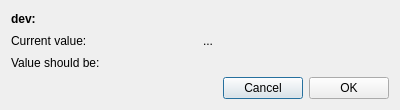
<?xml version="1.0" encoding="UTF-8"?>
<ui version="4.0">
 <class>Dialog</class>
 <widget class="QDialog" name="Dialog">
  <property name="geometry">
   <rect>
    <x>0</x>
    <y>0</y>
    <width>400</width>
    <height>110</height>
   </rect>
  </property>
  <property name="windowTitle">
   <string>new position</string>
  </property>
  <layout class="QGridLayout" name="gridLayout">
   <item row="1" column="1">
    <widget class="QLabel" name="oldValue">
     <property name="text">
      <string>...</string>
     </property>
    </widget>
   </item>
   <item row="2" column="0">
    <widget class="QLabel" name="label_3">
     <property name="text">
      <string>Value should be:</string>
     </property>
    </widget>
   </item>
   <item row="3" column="0" colspan="2">
    <layout class="QHBoxLayout" name="horizontalLayout_3">
     <item>
      <spacer name="horizontalSpacer">
       <property name="orientation">
        <enum>Qt::Horizontal</enum>
       </property>
       <property name="sizeHint" stdset="0">
        <size>
         <width>40</width>
         <height>20</height>
        </size>
       </property>
      </spacer>
     </item>
     <item>
      <widget class="QPushButton" name="btn_cancel">
       <property name="text">
        <string>Cancel</string>
       </property>
      </widget>
     </item>
     <item>
      <widget class="QPushButton" name="btn_ok">
       <property name="text">
        <string>OK</string>
       </property>
      </widget>
     </item>
    </layout>
   </item>
   <item row="0" column="0" colspan="2">
    <widget class="QLabel" name="descLabel">
     <property name="font">
      <font>
       <weight>75</weight>
       <bold>true</bold>
      </font>
     </property>
     <property name="text">
      <string>dev:</string>
     </property>
    </widget>
   </item>
   <item row="1" column="0">
    <widget class="QLabel" name="label_2">
     <property name="text">
      <string>Current value:</string>
     </property>
    </widget>
   </item>
   <item row="2" column="1">
    <layout class="QHBoxLayout" name="targetLayout">
     <property name="margin">
      <number>0</number>
     </property>
    </layout>
   </item>
  </layout>
 </widget>
 <resources/>
 <connections>
  <connection>
   <sender>btn_ok</sender>
   <signal>clicked()</signal>
   <receiver>Dialog</receiver>
   <slot>accept()</slot>
   <hints>
    <hint type="sourcelabel">
     <x>248</x>
     <y>254</y>
    </hint>
    <hint type="destinationlabel">
     <x>157</x>
     <y>274</y>
    </hint>
   </hints>
  </connection>
  <connection>
   <sender>btn_cancel</sender>
   <signal>clicked()</signal>
   <receiver>Dialog</receiver>
   <slot>reject()</slot>
   <hints>
    <hint type="sourcelabel">
     <x>316</x>
     <y>260</y>
    </hint>
    <hint type="destinationlabel">
     <x>286</x>
     <y>274</y>
    </hint>
   </hints>
  </connection>
 </connections>
</ui>
